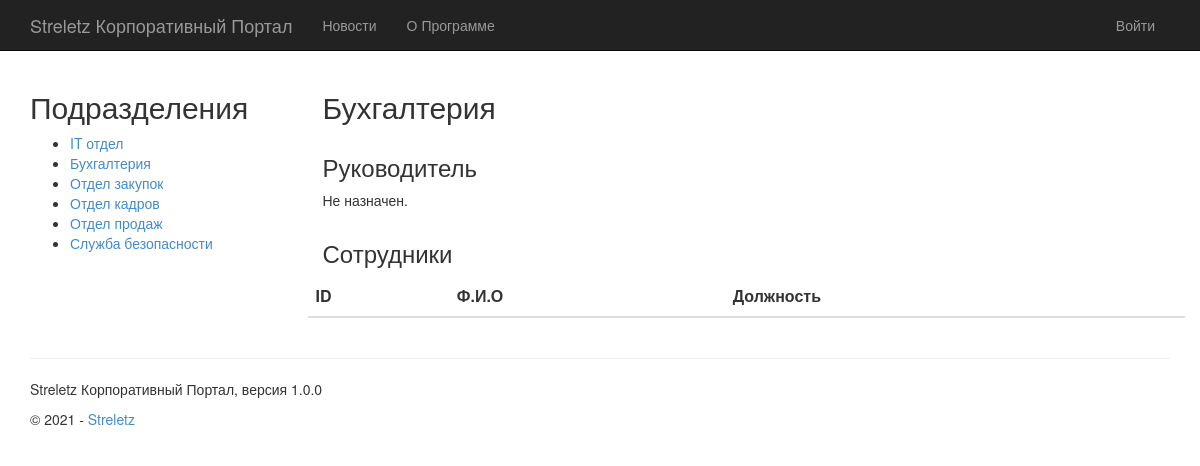
The page /department/1 on the database its author committed.
### app/models.py (models this page shows, shortened)
class Department(models.Model):
    name = models.CharField(max_length=255, unique=True, verbose_name="Название")
    description = models.TextField(null=True, verbose_name="Описание")
    class Meta:
        verbose_name = "Подразделение"
        verbose_name_plural = "Подразделения"

### app/content/department/department_views.py (the view)
# urls.py: path('department/<int:id>', department_views.departmentView, name='department_content_view'),
def departmentView(request, id):
    assert isinstance(request, HttpRequest)
    department = Department.objects.get(pk=id)
    director = None
    if department.director_set.filter(employee__isActive=True).count() > 0:
        director = department.director_set.filter(employee__isActive=True).first().employee
    employees = department.employee_set.filter(isActive=True).all().order_by('name')
    return render(request,
                  'content/departments/view.html',
                  {
                      'department': department,
                      'title': department.name,
                      'year': YEAR,
                      'app_name': APP_NAME,
                      'version': APP_VERSION,
                      'director': director,
                      'employees': employees
                  })

### app/ui_modules/department_menu.py (called while the page is built)
@register.inclusion_tag(
    '../templates/app/ui_modules/department_menu.html')
def department_menu():
    departments = Department.objects.all().order_by('name')
    return {'departments': departments}

### app/templates/content/departments/view.html (shortened to what this page needs)
{% extends "app/layout.html" %}
{% block content %}
    <div class="row">
        <div class="col-md-12">
            <h2>{{ title }}</h2>
        </div>
    </div>
    <div class="row">
        <div class="col-md-12">
        </div>
    </div>
    <div class="row">
        <div class="col-md-12">
            <h3>Руководитель</h3>
            {% if director != none %}
                <p>
                    <a href="{% url 'employee_content_view' id=director.id %}">{{ director.name }}</a>, {{ director.position.name }}
                </p>
            {% else %}
                <p>Не назначен.</p>
            {% endif %}
        </div>
    </div>
    <div class="row">
        <div class="col-md-12">
            <h3>Сотрудники</h3>
        </div>
    </div>
    <div class="row">
        <table class="table table-hover">
            <thead>
            <tr>
                <th scope="col">ID</th>
                <th scope="col">Ф.И.О</th>
                <th scope="col">Должность</th>
            </tr>
            </thead>
        </table>
    </div>
{% endblock %}

### app/templates/app/ui_modules/department_menu.html
<h2>
    Подразделения
</h2>
<ul>
    {% for d in departments %}
        <li><a href="{% url 'department_content_view' id=d.id %}">{{ d.name }}</a></li>
    {% endfor %}
</ul>

### app/static/app/content/site.css (style rules this page uses)
body { padding-top: 50px; padding-bottom: 20px; }

### rows shown on the page
Department: name "IT отдел"
Department: name "Бухгалтерия"
Department: name "Отдел закупок"
Department: name "Отдел кадров"
Department: name "Отдел продаж"
Department: name "Служба безопасности"

### other values the page prints
{{ app_name }} "Streletz Корпоративный Портал"
{{ version }} "1.0.0"
{{ year }} "2021"
